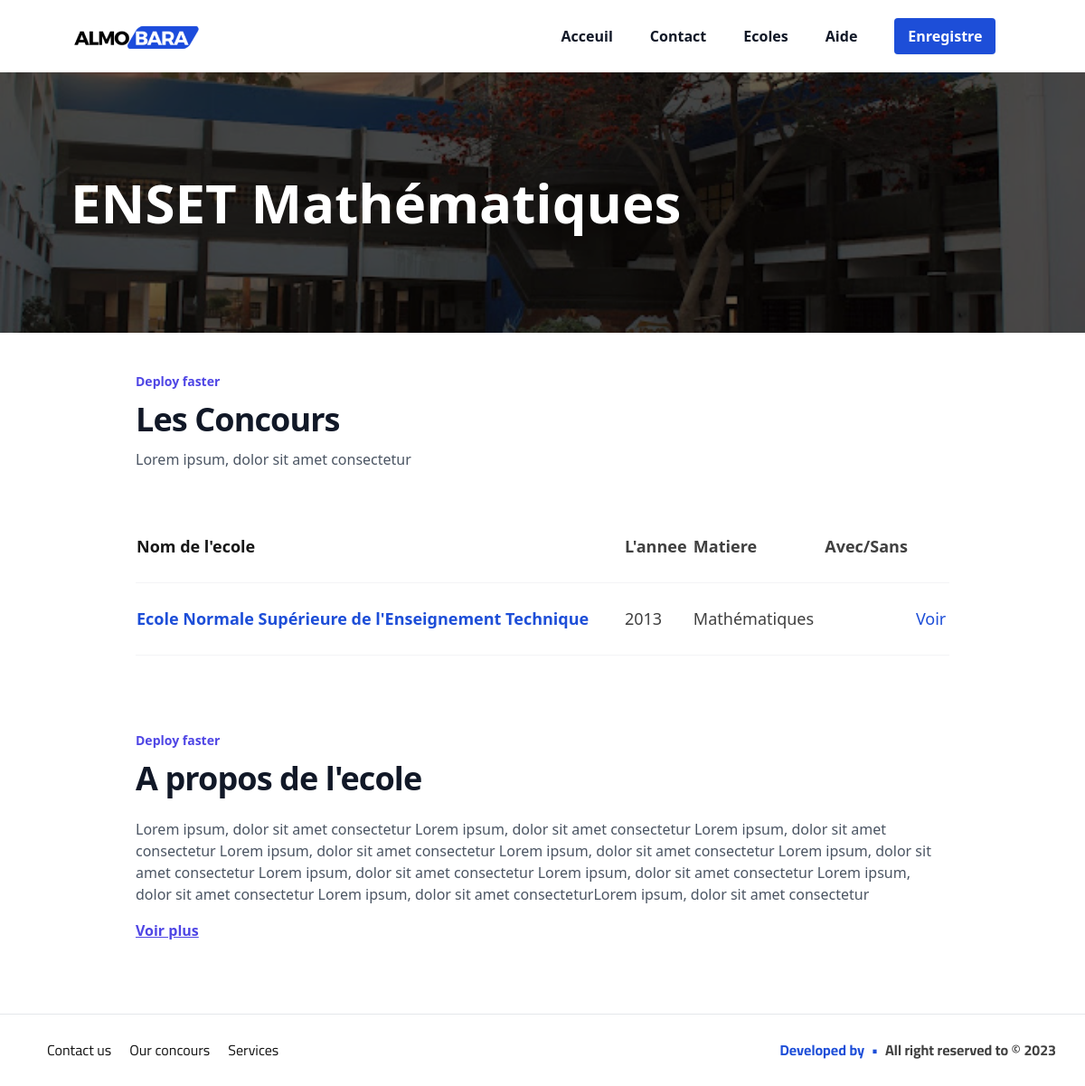
Screenshot of /UserSide/concours.php?ecole=1&matiere=1 with the database file from the repository.
### tables this page shows
CREATE TABLE `ecole` (
  `id_ecole` int(11) NOT NULL,
  `nom_ecole` varchar(100) DEFAULT NULL,
  `ville` varchar(100) NOT NULL,
  `abbr_nom_ecole` varchar(50) NOT NULL,
  `image` longtext NOT NULL,
  `about_ecole` varchar(255) NOT NULL
);

CREATE TABLE `matiere` (
  `id_matiere` int(11) NOT NULL,
  `nom_matiere` varchar(100) DEFAULT NULL,
  `image` longtext NOT NULL
);

CREATE TABLE `concours` (
  `id_cnc` int(11) NOT NULL,
  `id_user` int(11) NOT NULL,
  `libelle` varchar(100) NOT NULL,
  `lien` varchar(255) NOT NULL,
  `ecole` int(100) NOT NULL,
  `matiere` int(100) NOT NULL,
  `AvSa` varchar(20) NOT NULL,
  `annee` int(11) DEFAULT NULL,
  `created_at` datetime DEFAULT NULL
);

### UserSide/concours.php (the view, shortened to what this page needs)
<?php
include("conn.php");
$ecole=$_GET['ecole'];
$matiere=$_GET['matiere'];
$concoursql="SELECT * FROM `concours` WHERE ecole=$ecole and matiere=$matiere";
$concourresult= mysqli_query($conn,$concoursql);
$concours= mysqli_fetch_all($concourresult, MYSQLI_ASSOC);
$sqlnameecole="SELECT abbr_nom_ecole FROM `ecole` WHERE id_ecole=$ecole";
$resnameecole= mysqli_query($conn,$sqlnameecole);
$nameecole= mysqli_fetch_all($resnameecole, MYSQLI_ASSOC);
$sqlnamematiere="SELECT nom_matiere FROM `matiere` WHERE id_matiere=$matiere";
$resnamematiere= mysqli_query($conn,$sqlnamematiere);
$namematiere= mysqli_fetch_all($resnamematiere, MYSQLI_ASSOC);
$ecole_infosql="SELECT * FROM `ecole` WHERE id_ecole=$ecole";
$ecole_inforesult= mysqli_query($conn,$ecole_infosql);
$ecole_info= mysqli_fetch_all($ecole_inforesult, MYSQLI_ASSOC);
?>
<!DOCTYPE html>
<html>
<head>
  <link href="./dist/fg9.css" rel="stylesheet">
  <link href="./dist/out16.css" rel="stylesheet">
</head>
<body>
<div class="w-full h-auto bg-white">
  <?php include("navbar.php")?>
</div>
<div class=" h-72 bg-local lg:bg-fixed relative text-white">
  <div style="background-image:url('<?php echo $ecole_info[0]['image'];?>');" class="bg-center bg-cover  w-full h-full z-10">
    <div style="background-color:#00000096;" class="w-full h-full absolute flex items-center">
      <div class="w-pagecontain h-auto mx-auto">
        <h1 class=" text-6xl font-bold text-white"><?php  echo $nameecole[0]['abbr_nom_ecole'].' '.$namematiere[0]['nom_matiere'] ?></h1>
      </div>
    </div>
  </div>
</div>
<div class="">
  <div class="w-full h-auto">
    <div class="w-9/12 mx-auto h-auto py-10">
        <div class="">
            <h2 class="text-sm font-semibold leading-7 text-indigo-600">Deploy faster</h2>
            <p class="mt-2 text-2xl font-bold tracking-tight text-gray-900 sm:text-4xl">Les Concours</p>
            <p class="mt-2 text-base leading-8 text-gray-600">Lorem ipsum, dolor sit amet consectetur</p>
        </div>
        <div class="mt-10">
            <table class="w-full text-left">
                <tr class="p-3 h-20 border-b border-gray-100">
                    <th><h3 class="text-neutral-900 text-lg font-bold">Nom de l'ecole</h3></th>
                    <th><h3 class="text-neutral-700 text-lg">L'annee</h3></th>
                    <th><h3 class="text-neutral-700 text-lg">Matiere</h3></th>
                    <th><h3 class="text-neutral-700 text-lg">Avec/Sans</h3></th>
                    <th></th>
                </tr>
                <?php foreach ($concours as $concour) { ?>
                <tr class="p-3 h-20 border-b border-gray-100">
                    <td><h3 class="text-blue-700 text-lg font-bold"><?php echo htmlspecialchars($ecole_info[0]['nom_ecole']);?> </h3></td>
                    <td><h3 class="text-neutral-700 text-lg"><?php echo htmlspecialchars($concour['annee']);?></h3></td>
                    <td><h3 class="text-neutral-700 text-lg"><?php echo htmlspecialchars($namematiere[0]['nom_matiere']);?></h3></td>
                    <td><h3 class="text-neutral-700 text-lg"><?php echo htmlspecialchars($concour ['AvSa']);?></h3></td>
                    <td><a target="_blank" href="<?php echo htmlspecialchars($concour['lien']);?>" class="text-blue-700 text-lg cursor-pointer">Voir</a></td>
                </tr>
                <?php } ?>
            </table>
        </div>
    </div>
  </div>
  <div class="w-full h-auto">
    <div class="w-9/12 mx-auto h-auto py-10">
        <div class="">
            <h2 class="text-sm font-semibold leading-7 text-indigo-600">Deploy faster</h2>
            <p class="mt-2 text-2xl font-bold tracking-tight text-gray-900 sm:text-4xl">A propos de l'ecole</p>
            <p class="mt-6 text-base text-gray-600">Lorem ipsum, dolor sit amet consectetur Lorem ipsum, dolor sit amet consectetur Lorem ipsum, dolor sit amet consectetur Lorem ipsum, dolor sit amet consectetur Lorem ipsum, dolor sit amet consectetur Lorem ipsum, dolor sit amet consectetur Lorem ipsum, dolor sit amet consectetur Lorem ipsum, dolor sit amet consectetur Lorem ipsum, dolor sit amet consectetur Lorem ipsum, dolor sit amet consecteturLorem ipsum, dolor sit amet consectetur</p>
            <h6 class="mt-4 text-base underline underline-offset-3 font-semibold text-indigo-600">Voir plus</h6>
        </div>
    </div>
  </div>
  <div class="w-full h-auto mt-10">
    <?php include("footer.php")?>
  </div>
</div>
</body>
</html>

### rows the page displays
ecole: image (picture), abbr_nom_ecole "ENSET", nom_ecole "Ecole Normale Supérieure de l'Enseignement Technique"
matiere: nom_matiere "Mathématiques"
concours: annee "2013"
